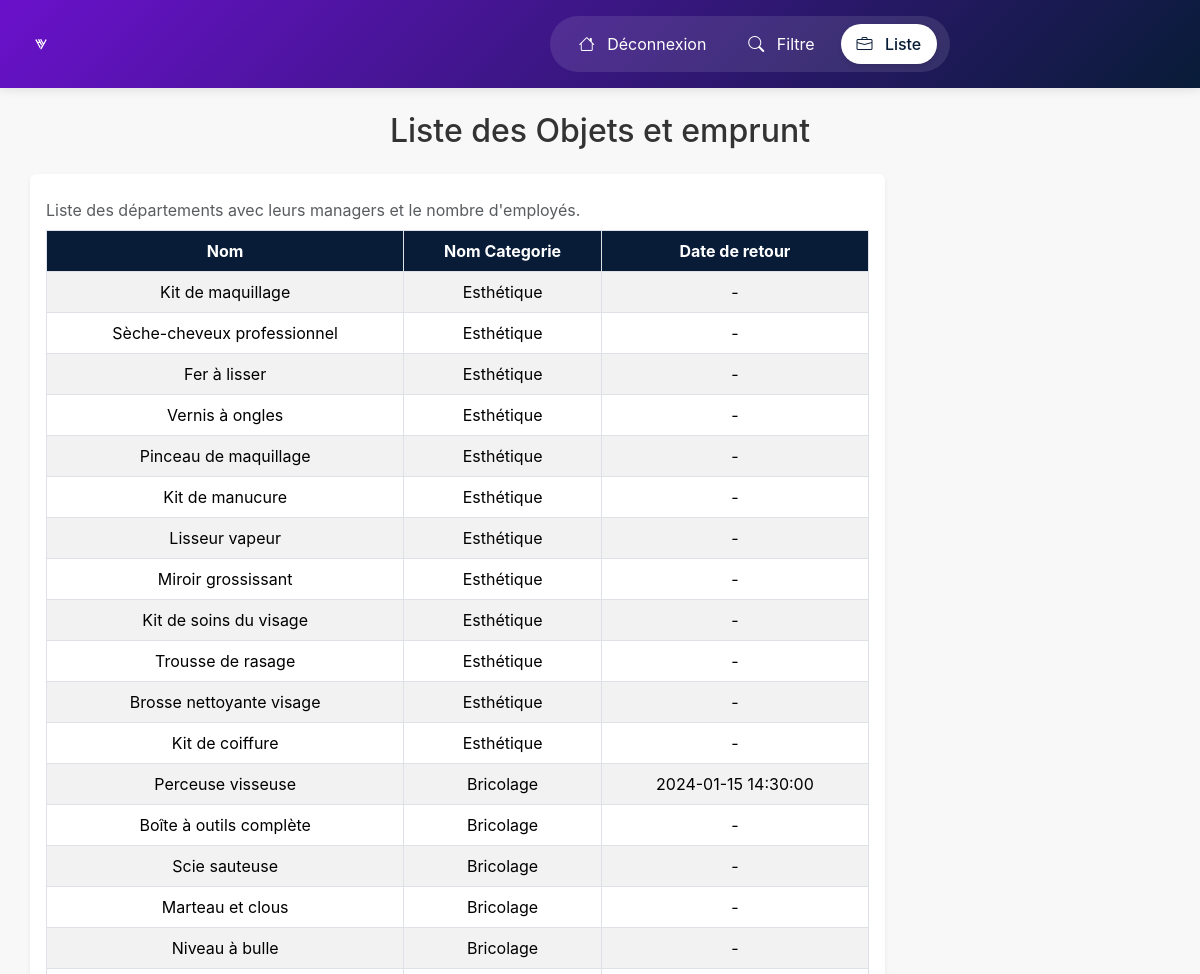
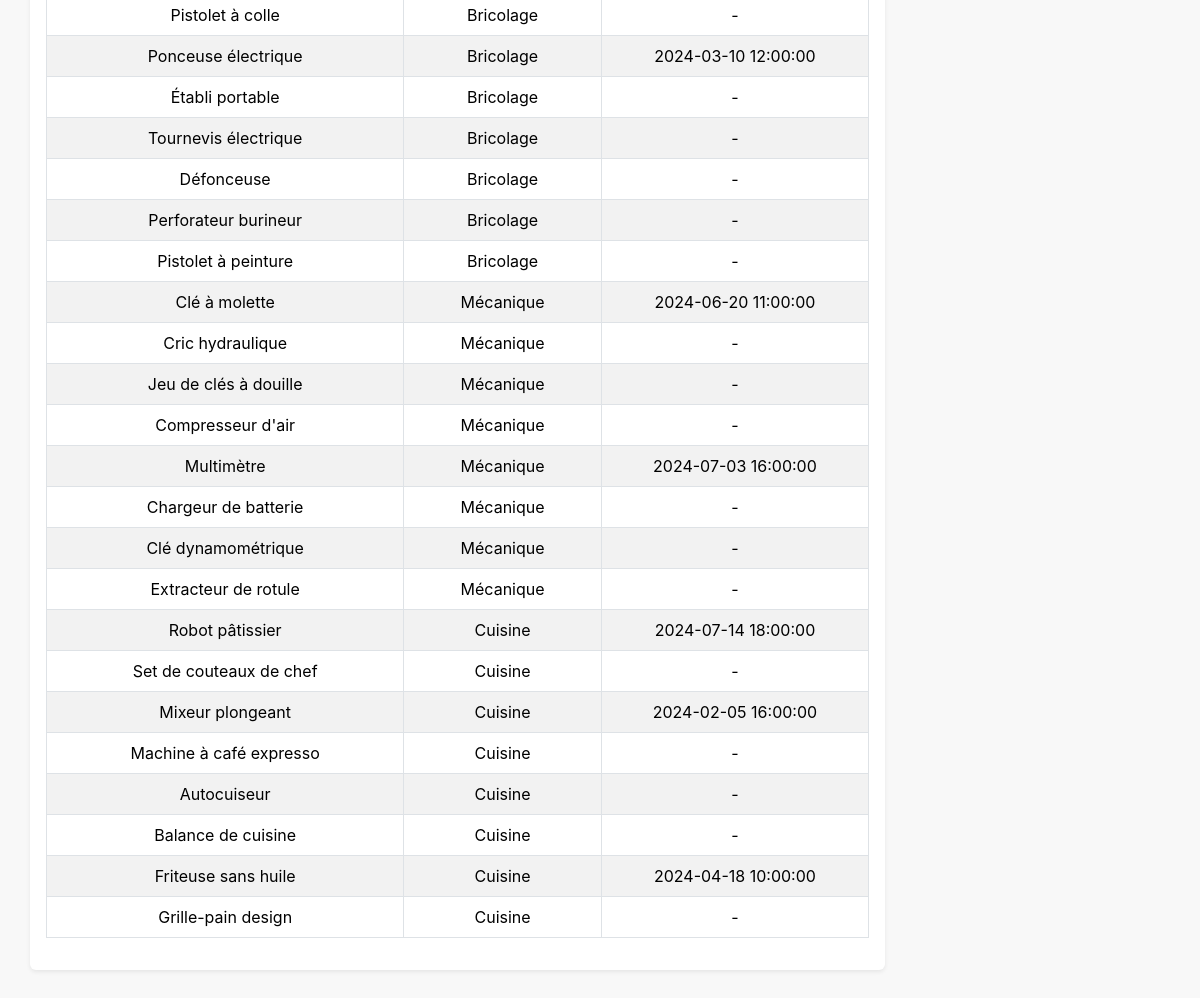
The app's page /pages/liste.php with its own data (2 pictures, top to bottom).
### tables this page shows
CREATE TABLE exam_objet (
    id_objet INT AUTO_INCREMENT PRIMARY KEY NOT NULL,
    nom_objet VARCHAR(250),
    id_categorie INT NOT NULL,
    id_membre INT NOT NULL,
    FOREIGN KEY (id_categorie) REFERENCES exam_categorie_objet (id_categorie) ON DELETE CASCADE,
    FOREIGN KEY (id_membre) REFERENCES exam_membre (id_membre) ON DELETE CASCADE
);

CREATE TABLE exam_categorie_objet (
    id_categorie INT AUTO_INCREMENT PRIMARY KEY NOT NULL,
    nom_categorie VARCHAR(250) NOT NULL  
);

CREATE TABLE exam_emprunt (
    id_emprunt INT AUTO_INCREMENT PRIMARY KEY NOT NULL,
    id_objet INT,
    id_membre INT,
    date_emprunt DATETIME,
    date_retour DATETIME,
    FOREIGN KEY (id_objet) REFERENCES exam_objet (id_objet) ON DELETE CASCADE,
    FOREIGN KEY (id_membre) REFERENCES exam_membre (id_membre) ON DELETE CASCADE
);

### inc/function.php (called while the page is built, shortened)
<?php
function get_liste_objet()
{
    $conn = dbconnect();
    $sql = "SELECT
                obj.id_objet,
                obj.nom_objet,
                cat.nom_categorie,
                emp.date_retour
            FROM
                exam_objet AS obj
            JOIN
                exam_categorie_objet AS cat ON obj.id_categorie = cat.id_categorie
            LEFT JOIN
                exam_emprunt AS emp ON obj.id_objet = emp.id_objet;";
    $result = mysqli_query($conn, $sql);
    $objet = array();
    while ($donne = mysqli_fetch_assoc($result)) {
        $objet[] = $donne;
    }
    return $objet;
}
?>

### pages/liste.php (the view, shortened to what this page needs)
<?php
require_once '../inc/header.php';
include('../inc/function.php');
$objet = get_liste_objet();
?>
<main class="container mt-4 mb-5">
    <h2 class="text-center mb-4">Liste des Objets et emprunt</h2>
    <div class="row">
        <article class="col-lg-9 col-md-8 p-3 bg-white rounded shadow-sm">
            <?php if (!empty($objet)) { ?>
            <div class="table-responsive">
                <table class="employee table table-striped table-hover table-bordered caption-top">
                    <caption class="text-start">Liste des départements avec leurs managers et le nombre d'employés.</caption>
                    <thead>
                        <tr>
                            <th scope="col">Nom</th>
                            <th scope="col">Nom Categorie</th>
                            <th scope="col">Date de retour</th>
                        </tr>
                    </thead>
                    <tbody>
                        <?php foreach($objet as $donnees) { ?>
                        <tr>
                            <td><?php echo  $donnees['nom_objet']; ?></td>
                            <td><?php echo  $donnees['nom_categorie'];?></td>
                            <?php if ($donnees['date_retour'] != NULL) { ?>
                                <td><?php echo  $donnees['date_retour'];?></td>
                            <?php } else { ?>
                                <td> - </td> <?php }?>
                        </tr>
                        <?php } ?>
                    </tbody>
                </table>
            </div>
            <?php } else { ?>
                <div class="alert alert-info text-center" role="alert">
                    Aucun département n'a été trouvé dans la base de données.
                </div>
            <?php } ?>
        </article>
    </div>
</main>

### assets/css/style.css (style rules this page uses)
body { font-family: 'Inter', sans-serif; margin: 0; padding: 0; box-sizing: border-box; background-color: #f8f8f8; color: #333; }
.employee tr th, .employee tr td { text-align: center; }
.employee thead tr th { background-color: #081c37; color: white; }

### records on screen
exam_objet: nom_objet "Kit de maquillage", id_categorie.nom_categorie "Esthétique"
exam_objet: nom_objet "Sèche-cheveux professionnel", id_categorie.nom_categorie "Esthétique"
exam_objet: nom_objet "Fer à lisser", id_categorie.nom_categorie "Esthétique"
exam_objet: nom_objet "Vernis à ongles", id_categorie.nom_categorie "Esthétique"
exam_objet: nom_objet "Pinceau de maquillage", id_categorie.nom_categorie "Esthétique"
exam_objet: nom_objet "Kit de manucure", id_categorie.nom_categorie "Esthétique"
exam_objet: nom_objet "Lisseur vapeur", id_categorie.nom_categorie "Esthétique"
exam_objet: nom_objet "Miroir grossissant", id_categorie.nom_categorie "Esthétique"
exam_objet: nom_objet "Kit de soins du visage", id_categorie.nom_categorie "Esthétique"
exam_objet: nom_objet "Trousse de rasage", id_categorie.nom_categorie "Esthétique"
exam_objet: nom_objet "Brosse nettoyante visage", id_categorie.nom_categorie "Esthétique"
exam_objet: nom_objet "Kit de coiffure", id_categorie.nom_categorie "Esthétique"
exam_objet: nom_objet "Perceuse visseuse", id_categorie.nom_categorie "Bricolage", exam_emprunt.date_retour "2024-01-15 14:30:00"
exam_objet: nom_objet "Boîte à outils complète", id_categorie.nom_categorie "Bricolage"
exam_objet: nom_objet "Scie sauteuse", id_categorie.nom_categorie "Bricolage"
exam_objet: nom_objet "Marteau et clous", id_categorie.nom_categorie "Bricolage"
exam_objet: nom_objet "Niveau à bulle", id_categorie.nom_categorie "Bricolage"
exam_objet: nom_objet "Pistolet à colle", id_categorie.nom_categorie "Bricolage"
exam_objet: nom_objet "Ponceuse électrique", id_categorie.nom_categorie "Bricolage", exam_emprunt.date_retour "2024-03-10 12:00:00"
exam_objet: nom_objet "Établi portable", id_categorie.nom_categorie "Bricolage"
exam_objet: nom_objet "Tournevis électrique", id_categorie.nom_categorie "Bricolage"
exam_objet: nom_objet "Défonceuse", id_categorie.nom_categorie "Bricolage"
exam_objet: nom_objet "Perforateur burineur", id_categorie.nom_categorie "Bricolage"
exam_objet: nom_objet "Pistolet à peinture", id_categorie.nom_categorie "Bricolage"
exam_objet: nom_objet "Clé à molette", id_categorie.nom_categorie "Mécanique", exam_emprunt.date_retour "2024-06-20 11:00:00"
exam_objet: nom_objet "Cric hydraulique", id_categorie.nom_categorie "Mécanique"
exam_objet: nom_objet "Jeu de clés à douille", id_categorie.nom_categorie "Mécanique"
exam_objet: nom_objet "Compresseur d'air", id_categorie.nom_categorie "Mécanique"
exam_objet: nom_objet "Multimètre", id_categorie.nom_categorie "Mécanique", exam_emprunt.date_retour "2024-07-03 16:00:00"
exam_objet: nom_objet "Chargeur de batterie", id_categorie.nom_categorie "Mécanique"
exam_objet: nom_objet "Clé dynamométrique", id_categorie.nom_categorie "Mécanique"
exam_objet: nom_objet "Extracteur de rotule", id_categorie.nom_categorie "Mécanique"
exam_objet: nom_objet "Robot pâtissier", id_categorie.nom_categorie "Cuisine", exam_emprunt.date_retour "2024-07-14 18:00:00"
exam_objet: nom_objet "Set de couteaux de chef", id_categorie.nom_categorie "Cuisine"
exam_objet: nom_objet "Mixeur plongeant", id_categorie.nom_categorie "Cuisine", exam_emprunt.date_retour "2024-02-05 16:00:00"
exam_objet: nom_objet "Machine à café expresso", id_categorie.nom_categorie "Cuisine"
exam_objet: nom_objet "Autocuiseur", id_categorie.nom_categorie "Cuisine"
exam_objet: nom_objet "Balance de cuisine", id_categorie.nom_categorie "Cuisine"
exam_objet: nom_objet "Friteuse sans huile", id_categorie.nom_categorie "Cuisine", exam_emprunt.date_retour "2024-04-18 10:00:00"
exam_objet: nom_objet "Grille-pain design", id_categorie.nom_categorie "Cuisine"
